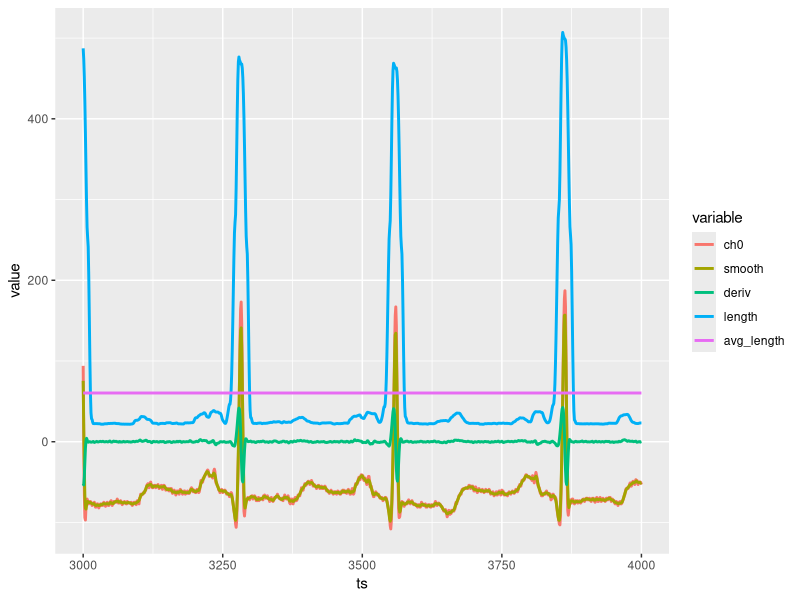
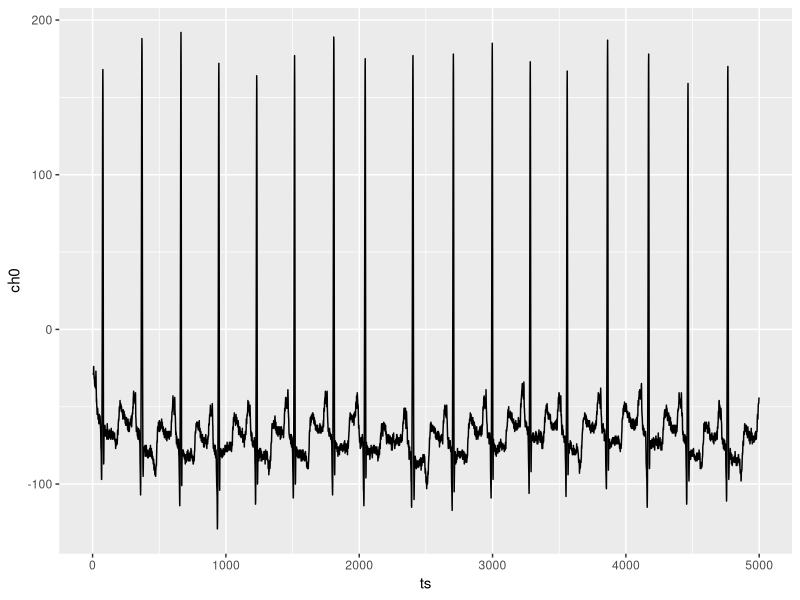
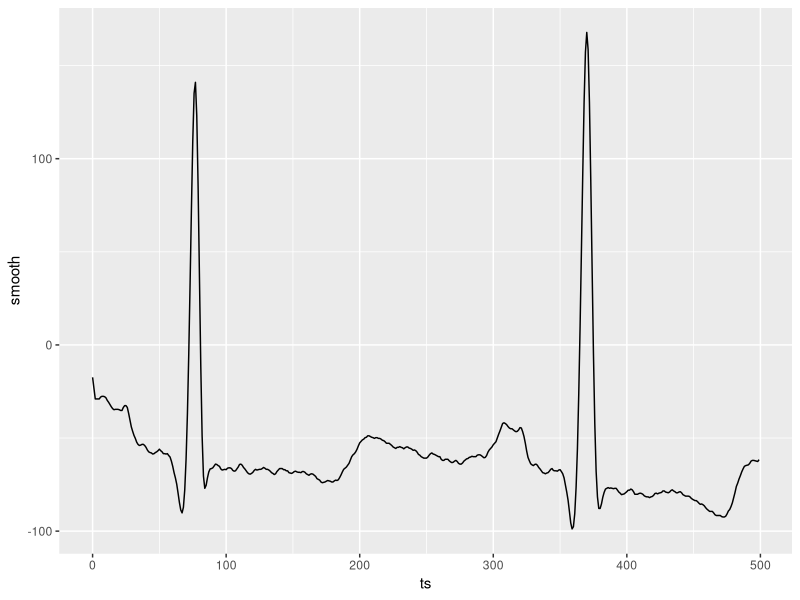
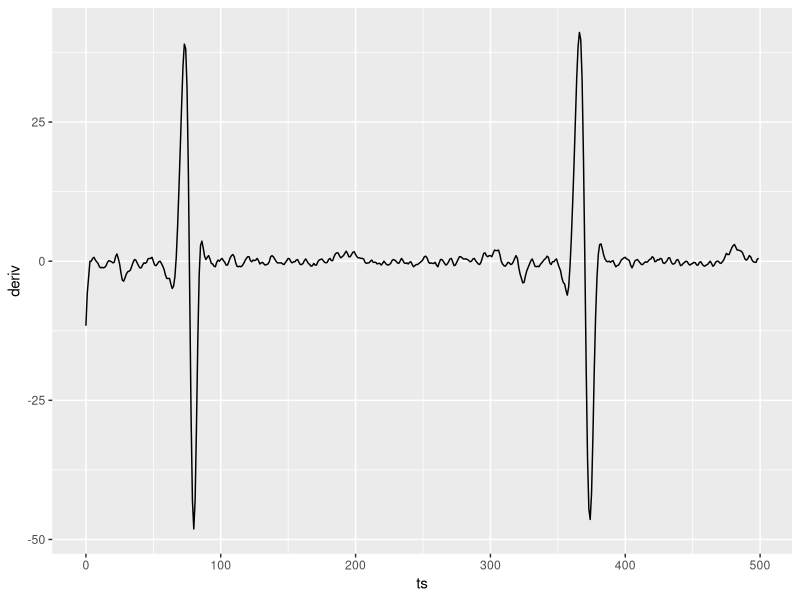
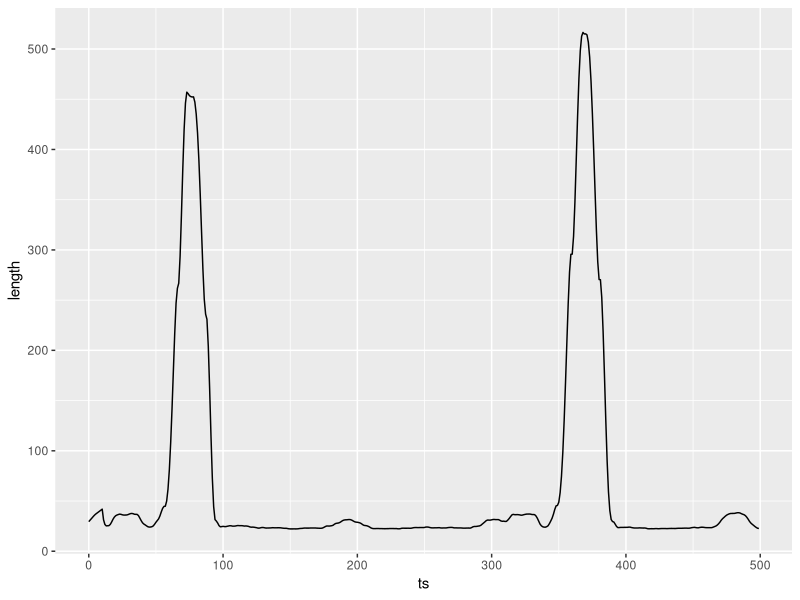
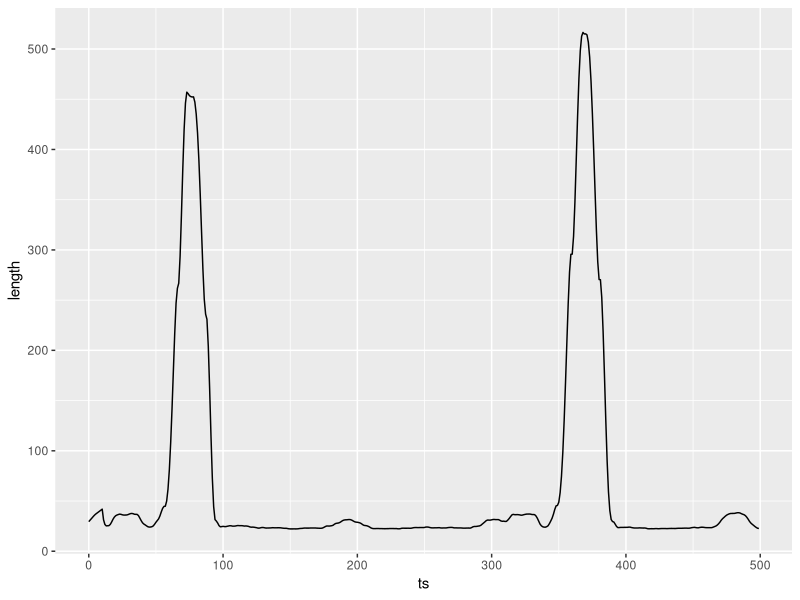
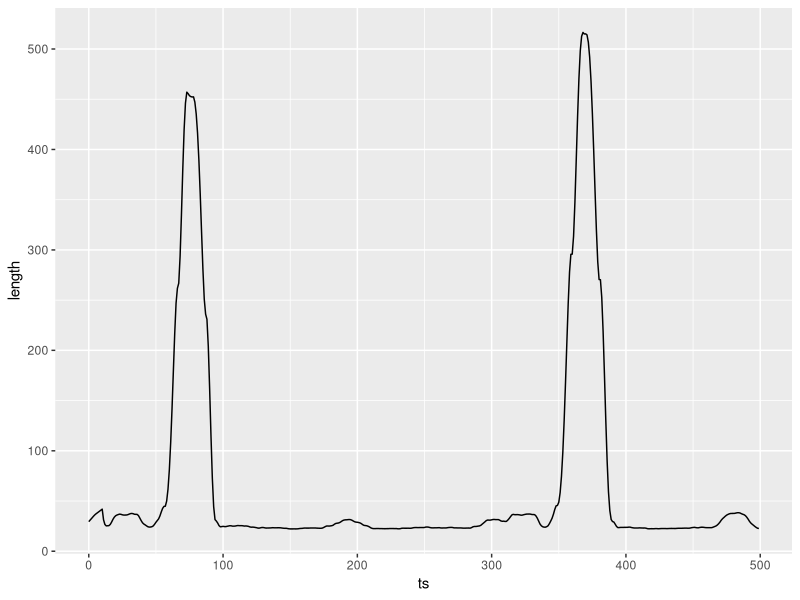

Generate these figures, in order, with R:
library("ggplot2")
# install.packages("dplyr")
library("dplyr")
#install.packages("reshape")
library("reshape")

df <-
  read.table("data/100.csv",
             col.names=c("ts", "ch0", "ch1"),
             skip=0, header=FALSE, sep=",")
head(df)
tail(df)

# Adjust measurements
df <- df %>% mutate(ch0=ch0-1024, ch1=ch1-1024)
head(df)
tail(df)

# Smoothing (window size = 3)
for (i in 1:nrow(df)) {
  sum = 0.0;
  sum = if (i - 1 >= 1) { sum + df[i - 1, "ch0"] } else { sum };
  sum = sum + df[i, "ch0"];
  sum = if (i + 1 <= nrow(df)) { sum + df[i + 1, "ch0"] } else { sum };
  df[i, "smooth"] = sum / 3;
}
head(df)
tail(df)

# Smoothing (window size = 5)
for (i in 1:nrow(df)) {
  sum = 0.0;
  sum = if (i - 2 >= 1) { sum + df[i - 2, "ch0"] } else { sum };
  sum = if (i - 1 >= 1) { sum + df[i - 1, "ch0"] } else { sum };
  sum = sum + df[i, "ch0"];
  sum = if (i + 1 <= nrow(df)) { sum + df[i + 1, "ch0"] } else { sum };
  sum = if (i + 2 <= nrow(df)) { sum + df[i + 2, "ch0"] } else { sum };
  df[i, "smooth"] = sum / 5;
}
head(df)
tail(df)

# Derivative
df[1, "deriv"] = df[2, "smooth"] / 2;
for (i in 2:nrow(df)) {
  if (i < nrow(df)) {
    df[i, "deriv"] =
      (df[i + 1, "smooth"] - df[i - 1, "smooth"]) / 2;
  } else {
    df[i, "deriv"] = - df[i - 1, "smooth"] / 2;
  }
}
head(df)
tail(df)

# Tmp
df <- df %>% mutate(tmp=sqrt(1+deriv*deriv))
head(df)
tail(df)

# Calculate length
for (i in 1:nrow(df)) {
  sum = df[i, "tmp"];
  for (j in 1:10) {
    if (i + j <= nrow(df)) {
      sum = sum + df[i + j, "tmp"];
    }
    if (i - j >= 1) {
      sum = sum + df[i - j, "tmp"];
    } 
  }
  df[i, "length"] = sum;
}
head(df)
tail(df)

# average length
df_length_avg <- df %>%
  summarize(avg=mean(length))
df_length_avg

df <- merge(df, df %>% summarize(avg_length=mean(length)))
head(df)
tail(df)

# restructure the table
df_var <-
  melt(data=df, id.vars=c("ts"),
       measure.vars = c("ch0", "smooth", "deriv", "length", "avg_length"))
head(df_var)
tail(df_var)

# original, smooth, deriv, length, average length
df_plot <- df_var %>% filter(ts >= 3000 & ts <= 4000)
ggplot(df_plot, aes(x=ts, y=value, color=variable)) +
  geom_line(size=1)

# original
df_plot <- df %>% filter(ts < 5000)
ggplot(df_plot, aes(x=ts, y=ch0)) +
  #geom_point() +
  geom_line()

# smooth
df_plot <- df %>% filter(ts < 500)
ggplot(df_plot, aes(x=ts, y=smooth)) +
  #geom_point() +
  geom_line()

# deriv
df_plot <- df %>% filter(ts < 500)
ggplot(df_plot, aes(x=ts, y=deriv)) +
  geom_line()

# length
df_plot <- df %>% filter(ts < 500)
ggplot(df_plot, aes(x=ts, y=length)) +
  geom_line()

ggsave("ECG.pdf", width=16, height=9)
ggsave("ECG.pdf", width=40, height=9)
